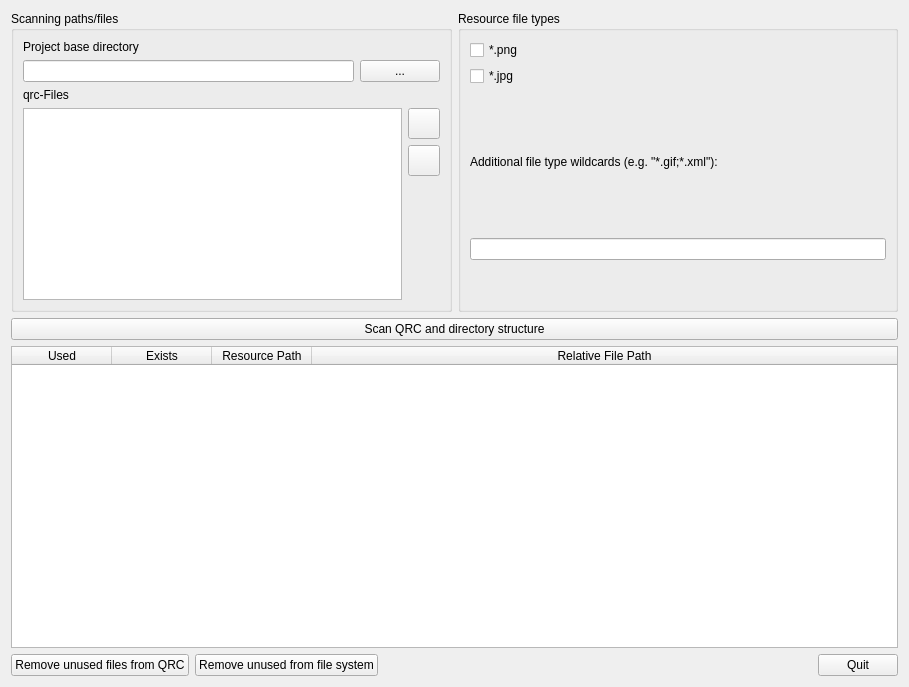
<?xml version="1.0" encoding="UTF-8"?>
<ui version="4.0">
 <class>QrcChecker</class>
 <widget class="QWidget" name="QrcChecker">
  <property name="geometry">
   <rect>
    <x>0</x>
    <y>0</y>
    <width>909</width>
    <height>687</height>
   </rect>
  </property>
  <property name="windowTitle">
   <string>QrcChecker</string>
  </property>
  <layout class="QGridLayout" name="gridLayout_2" rowstretch="0,0,1,0">
   <item row="3" column="0" colspan="2">
    <layout class="QHBoxLayout" name="horizontalLayout_2">
     <item>
      <widget class="QPushButton" name="pushButtonRemoveUnusedFromQrc">
       <property name="text">
        <string>Remove unused files from QRC</string>
       </property>
      </widget>
     </item>
     <item>
      <widget class="QPushButton" name="pushButtonRemoveUnusedFromFileSystem">
       <property name="text">
        <string>Remove unused from file system</string>
       </property>
      </widget>
     </item>
     <item>
      <spacer name="horizontalSpacer">
       <property name="orientation">
        <enum>Qt::Horizontal</enum>
       </property>
       <property name="sizeHint" stdset="0">
        <size>
         <width>40</width>
         <height>20</height>
        </size>
       </property>
      </spacer>
     </item>
     <item>
      <widget class="QPushButton" name="pushButtonQuit">
       <property name="text">
        <string>Quit</string>
       </property>
      </widget>
     </item>
    </layout>
   </item>
   <item row="0" column="0">
    <widget class="QGroupBox" name="groupBox">
     <property name="title">
      <string>Scanning paths/files</string>
     </property>
     <layout class="QVBoxLayout" name="verticalLayout_2">
      <item>
       <widget class="QLabel" name="label_3">
        <property name="text">
         <string>Project base directory</string>
        </property>
       </widget>
      </item>
      <item>
       <layout class="QHBoxLayout" name="horizontalLayout" stretch="1,0">
        <item>
         <widget class="QLineEdit" name="lineEditBaseDirectory"/>
        </item>
        <item>
         <widget class="QPushButton" name="pushButtonSelectBaseDir">
          <property name="text">
           <string>...</string>
          </property>
         </widget>
        </item>
       </layout>
      </item>
      <item>
       <widget class="QLabel" name="label_2">
        <property name="text">
         <string>qrc-Files</string>
        </property>
       </widget>
      </item>
      <item>
       <layout class="QGridLayout" name="gridLayout">
        <item row="0" column="0" rowspan="3">
         <widget class="QTableWidget" name="tableWidgetQrcFiles">
          <property name="sizePolicy">
           <sizepolicy hsizetype="Expanding" vsizetype="Minimum">
            <horstretch>0</horstretch>
            <verstretch>0</verstretch>
           </sizepolicy>
          </property>
          <property name="minimumSize">
           <size>
            <width>0</width>
            <height>60</height>
           </size>
          </property>
          <property name="baseSize">
           <size>
            <width>0</width>
            <height>50</height>
           </size>
          </property>
          <property name="alternatingRowColors">
           <bool>true</bool>
          </property>
          <property name="selectionMode">
           <enum>QAbstractItemView::SingleSelection</enum>
          </property>
          <property name="selectionBehavior">
           <enum>QAbstractItemView::SelectRows</enum>
          </property>
          <property name="columnCount">
           <number>1</number>
          </property>
          <attribute name="horizontalHeaderVisible">
           <bool>false</bool>
          </attribute>
          <attribute name="horizontalHeaderStretchLastSection">
           <bool>true</bool>
          </attribute>
          <attribute name="verticalHeaderVisible">
           <bool>false</bool>
          </attribute>
          <column/>
         </widget>
        </item>
        <item row="0" column="1">
         <widget class="QToolButton" name="toolButtonAddQrc">
          <property name="icon">
           <iconset resource="../resources/QrcChecker.qrc">
            <normaloff>:/gfx/plus.png</normaloff>:/gfx/plus.png</iconset>
          </property>
          <property name="iconSize">
           <size>
            <width>24</width>
            <height>24</height>
           </size>
          </property>
         </widget>
        </item>
        <item row="1" column="1">
         <widget class="QToolButton" name="toolButtonRemoveQrc">
          <property name="icon">
           <iconset resource="../resources/QrcChecker.qrc">
            <normaloff>:/gfx/minus.png</normaloff>:/gfx/minus.png</iconset>
          </property>
          <property name="iconSize">
           <size>
            <width>24</width>
            <height>24</height>
           </size>
          </property>
         </widget>
        </item>
        <item row="2" column="1">
         <spacer name="verticalSpacer_2">
          <property name="orientation">
           <enum>Qt::Vertical</enum>
          </property>
          <property name="sizeType">
           <enum>QSizePolicy::Preferred</enum>
          </property>
          <property name="sizeHint" stdset="0">
           <size>
            <width>20</width>
            <height>40</height>
           </size>
          </property>
         </spacer>
        </item>
       </layout>
      </item>
     </layout>
    </widget>
   </item>
   <item row="0" column="1">
    <widget class="QGroupBox" name="groupBox_2">
     <property name="title">
      <string>Resource file types</string>
     </property>
     <layout class="QVBoxLayout" name="verticalLayout">
      <item>
       <widget class="QCheckBox" name="checkBoxPNGFiles">
        <property name="text">
         <string>*.png</string>
        </property>
       </widget>
      </item>
      <item>
       <widget class="QCheckBox" name="checkBoxJPGFiles">
        <property name="text">
         <string>*.jpg</string>
        </property>
       </widget>
      </item>
      <item>
       <widget class="QLabel" name="label">
        <property name="text">
         <string>Additional file type wildcards (e.g. &quot;*.gif;*.xml&quot;):</string>
        </property>
       </widget>
      </item>
      <item>
       <widget class="QLineEdit" name="lineEditResourceFileTypes"/>
      </item>
      <item>
       <spacer name="verticalSpacer">
        <property name="orientation">
         <enum>Qt::Vertical</enum>
        </property>
        <property name="sizeType">
         <enum>QSizePolicy::Preferred</enum>
        </property>
        <property name="sizeHint" stdset="0">
         <size>
          <width>20</width>
          <height>40</height>
         </size>
        </property>
       </spacer>
      </item>
     </layout>
    </widget>
   </item>
   <item row="1" column="0" colspan="2">
    <widget class="QPushButton" name="pushButtonScan">
     <property name="text">
      <string>Scan QRC and directory structure</string>
     </property>
    </widget>
   </item>
   <item row="2" column="0" colspan="2">
    <widget class="QTableWidget" name="tableWidget">
     <property name="alternatingRowColors">
      <bool>true</bool>
     </property>
     <property name="selectionBehavior">
      <enum>QAbstractItemView::SelectRows</enum>
     </property>
     <attribute name="horizontalHeaderStretchLastSection">
      <bool>true</bool>
     </attribute>
     <attribute name="verticalHeaderVisible">
      <bool>false</bool>
     </attribute>
     <column>
      <property name="text">
       <string>Used</string>
      </property>
     </column>
     <column>
      <property name="text">
       <string>Exists</string>
      </property>
     </column>
     <column>
      <property name="text">
       <string>Resource Path</string>
      </property>
     </column>
     <column>
      <property name="text">
       <string>Relative File Path</string>
      </property>
     </column>
    </widget>
   </item>
  </layout>
 </widget>
 <resources>
  <include location="../resources/QrcChecker.qrc"/>
 </resources>
 <connections/>
</ui>
